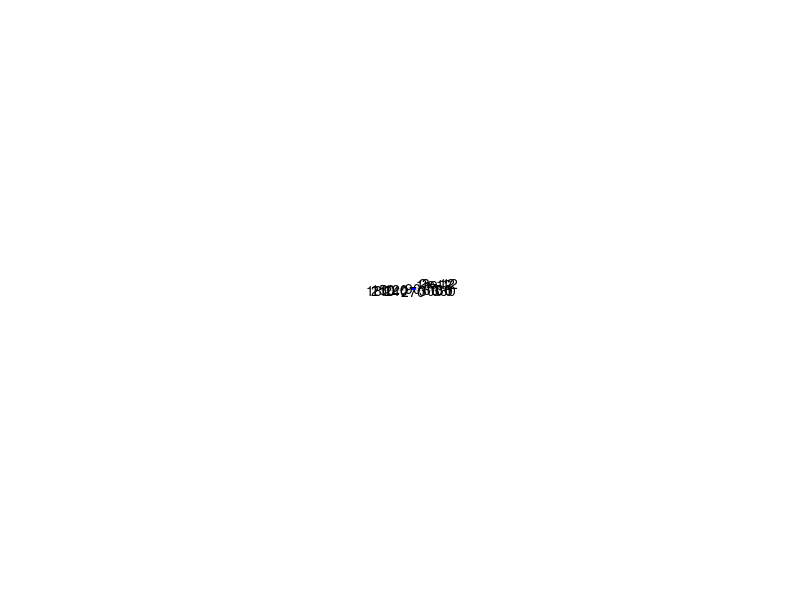
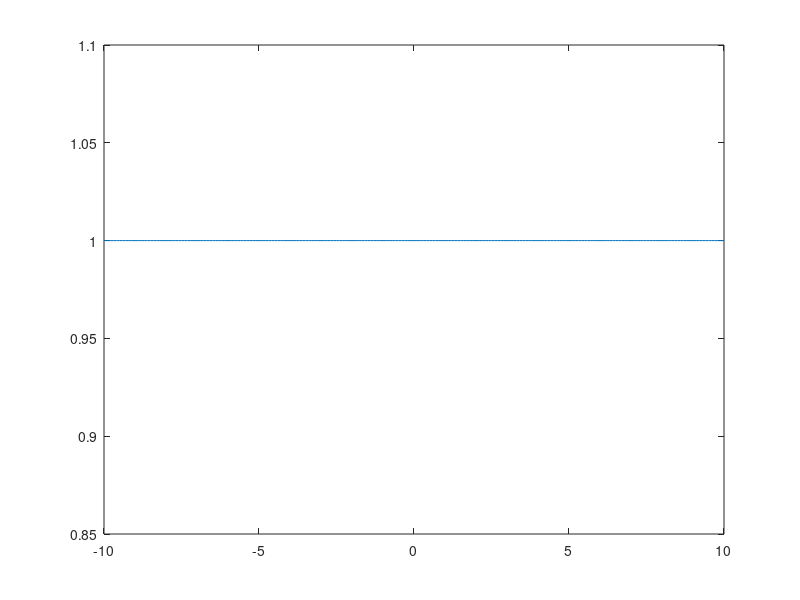

Source code (MATLAB) for these figures, in order: (Note: this script raises an error after producing the figures.)
%aquisição de dados lista 1
%Zord014
clear 
close all;
%ex 1.1

x = -10:0.1:10;
fx = x.^2-2.*x-3;
plot(x,fx)

%ex 1.2

fx = abs(sin(x.^3)+cos(2.*x));
plot(x,fx)

%ex 1.3

fx = exp(x.^2);
plot(x,fx)

%ex 1.4     

fx = exp(x+pi*i)+exp(x);
compass(fx)
figure
plot(real(fx),imag(fx),'+')
close

%ex 1.5

fx =1+real(exp(i.*x))-cos(x);
plot(x,fx)


%ex 1.6
k= -10;
for q = 1:201
   fx(q) = quad(@myfun,-10,k);
   k = k+.1;
end
plot(x,fx)
